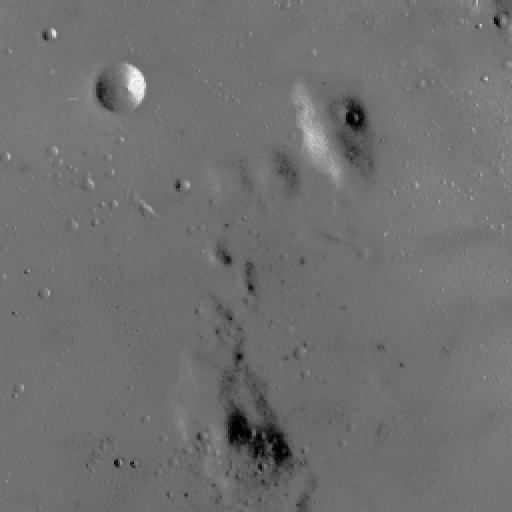
#> input picture skimage.data.moon(), 512 x 512 px
$ jupyter execute lab4.ipynb
#> lines starting #> are read from the running program, lines starting #| are printed output that depends on the picture; after the words box and inside, x2 and y2 are one past the last pixel; in counts of white or black regions, pixels touching at a corner belong together; long printed decimals are rounded
# Assignment 4

[cell 1]
import numpy as np
from  scipy import ndimage
import matplotlib.pyplot as plt
import skimage as ski
from matplotlib.colors import LogNorm
from skimage import data
import skimage.color as color
eps = 0.000000000000000000000000000000000000001 #to avoid devide by zero warning

## Exercise 1: Estimation of Noise

Select a grayscale image and convert it to a float.

[cell 2]
img = ski.util.img_as_float(data.moon())
imggr = color.rgb2gray(img)
plt.imshow(imggr, cmap='gray')

(a) Use the $\texttt{skimage.util.random$\_$noise}$ package to add the following noise distributions to the image:
* Gaussian
* Salt $\&$ Pepper
* Poisson

and display the image.

[cell 3]
imggr_noise_G = ski.util.random_noise(imggr,mode='gaussian')
imggr_noise_SP = ski.util.random_noise(imggr,mode='s&p')
imggr_noise_PO = ski.util.random_noise(imggr,mode='poisson')

[cell 4]
fig, axes = plt.subplots(1, 3, figsize=(15, 15))
ax = axes.ravel()

ax[0].imshow(imggr_noise_G, cmap ='gray')
ax[0].set_title("Gaussian")
ax[1].imshow(imggr_noise_SP, cmap ='gray')
ax[1].set_title("Salt & Pepper")
ax[2].imshow(imggr_noise_PO, cmap ='gray')
ax[2].set_title("Poisson")

(b) Plot the histograms of the region of interest (ROI) with a uniform backround in the image.

[cell 5]
fig, axes = plt.subplots(1,3,figsize = (20,5))
ax = axes.ravel()

ax[0].hist(imggr_noise_G[0:200,0:100].ravel(),bins=500,histtype='stepfilled', color='black')
ax[0].set_title("Gaussian")
ax[1].hist(imggr_noise_SP[0:200,0:100].ravel(),bins=500,histtype='stepfilled',color='black')
ax[1].set_title("Salt & Pepper")
ax[2].hist(imggr_noise_PO[0:200,0:100].ravel(),bins=500,histtype='stepfilled',color='black')
ax[2].set_title("Poisson")

(c)  Estimate the mean and variance of that noise in the ROI. What is the mathematical description of the mean and variance in this case?

### Answer:
#### Estimation
With the help of $\texttt{mean}$ and $\texttt{var}$ functions in $\texttt{Numpy}$, you can find the variance and mean value of any matrix. Moreover, we have to find the array for the noise, not the image and noise together so I have subtracted the original image from the noisy image to find that and showed the absolute values because I did not know which values are bigger.

[cell 6]
print ("Gaussian mean is:",np.mean(np.abs(imggr_noise_G[0:200,0:100] - imggr[0:200,0:100])))
#| Gaussian mean is: 0.07964
print ("Gaussian variance is:",np.var(np.abs(imggr_noise_G[0:200,0:100] - imggr[0:200,0:100])))
#| Gaussian variance is: 0.003651
print ("Salt and Pepper mean is:",np.mean(np.abs(imggr_noise_SP[0:200,0:100] - imggr[0:200,0:100])))
#| Salt and Pepper mean is: 0.0244
print ("Salt and Pepper varience is :", np.var (imggr_noise_SP[0:200,0:100] - imggr[0:200,0:100]))
#| Salt and Pepper varience is : 0.01235
print ("Poisson mean is:",np.mean(np.abs(imggr_noise_PO[0:200,0:100] - imggr[0:200,0:100])))
#| Poisson mean is: 0.0338
print ("Poisson varience is :", np.var (imggr_noise_PO[0:200,0:100] - imggr[0:200,0:100]))
#| Poisson varience is : 0.001794

#### Mathematical describtion:
Base the Table 5.1 page 214 the mathematical description of Gaussian and Salt and pepper functions are as below:

**Gaussian distribution:** Base on the formula for the Gaussian distribution function the variance and mean values are static. The default number for $\sigma^2 = b^{2}$ is 1 and $\mu\,\mathrm{(mean value) = a}$.

**Salt and pepper distribution:** for this function $\mu = (0)P_p+k(1-P_p-P_s) + (2^{n}-1)P_{s}$ and $\sigma^2=(0-m)^2P_p+(k+m)^2(1-P_p-P_s)+(2^n-1-m)^2P_s$

**Poisson distribution:** the pisson pdf function is $$Po(x)=\frac{\lambda^{x}e^{-\lambda}}{x!}$$ and with respect to Poisson article on wikipedia ([Link to the article](https://en.wikipedia.org/wiki/Poisson_distribution)) the mean and variance are both equal to $\lambda$

(d) Use the $\texttt{numpy.random}$ package and the functions therein to create the following noise distributions:
* uniform
* Lognormal
* Rayleigh

and add the noise to the image. Display the images and create the histograms of a ROI.

### Answer
First, we have to get the dimensions of your picture with $\texttt{.shape}$ function to make filter arrays with the same dimensions of original picture. After that, we make the random $\texttt{ndarrays}$ with the help of $\texttt{SciPy}$ random library. To apply the noise on the image we have to make a summation between the original image array and the noise array.

Moreover, after some try and error with $\sigma$ which stands for normal distribution of $\texttt{LogNormal}$ and $scale$ of $\texttt{Rayleigh}$ I came out with these numbers as the best result to display a visible image with the noise.

[cell 7]
#get the image shape
shape = imggr.shape
#> shape = (512, 512)

#apply random functions
unifrom = np.random.uniform(1,0,shape)
logNormal = np.random.lognormal(0,0.05,shape) #mean = 0, sigma = 1 as defaults
rayleigh = np.random.rayleigh (0.1,shape) #scale = 1 as default

[cell 8]
fig, axes = plt.subplots(1, 3, figsize=(15, 15))
ax = axes.ravel()

ax[0].imshow(imggr + unifrom, cmap ='gray')
ax[0].set_title("uniform")
ax[1].imshow(imggr + logNormal, cmap ='gray')
ax[1].set_title("LogNormal")
ax[2].imshow(imggr + rayleigh, cmap ='gray')
ax[2].set_title("Rayleigh")

(e) Take the image with $\texttt{Gaussian}$ noise and apply an appropriate filter to
remove that noise from the picture. Explain the idea behind the filter.

### Answer:
Base on page 323 section 5.3 in Digital image processing book (Gonzales 2008) the best way to filter Gaussian noise is to use Harmonic mean filter. To use this function with respect to equation 5.3-5 in the book, we have to find the $\sum g(s,t)^{-1}$ first.

To find $\sum g(s,t)^{-1}$ I used convolution method because if the mask matrix assumed as $I$ without any coefficient in any dimension, the result of convolution is $\sum g(s,t)^{-1}$. We can apply the other calculation on $\sum g(s,t)^{-1}$, later.

I used $3\times3$ mask for my filter. Thus, the $m=n=3$.

[cell 9]
m = n = 3
I_3 = np.ones((3,3))
print (I_3)

[cell 10]
g = 1/(imggr_noise_G + eps)
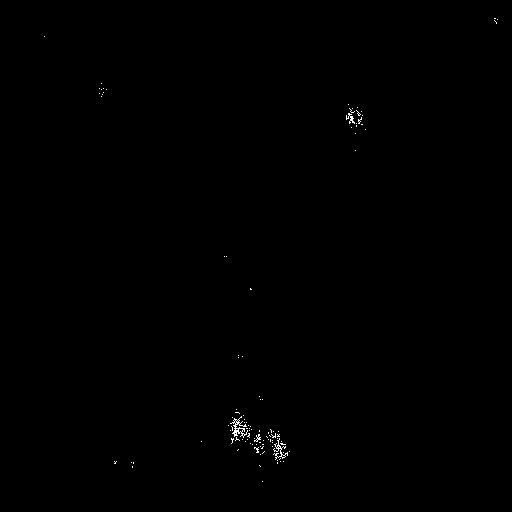
#> g: shape (512, 512) float64; min 1, max 1e+39, mean 1.91e+36; drawn with min black and max white
sigma_g = ndimage.convolve(g ,I_3)
f_hat = (m*n)/sigma_g

[cell 11]
fig, axes = plt.subplots(1, 2, figsize=(15, 15))
ax = axes.ravel()

ax[0].imshow(f_hat, cmap ='gray')
ax[0].set_title("Harmonic Filter")
ax[1].imshow(imggr_noise_G, cmap ='gray')
ax[1].set_title("Original with gaussian noise")

(f) Take the image with $\texttt{Salt $\&$ Pepper}$ noise and remove the noise with
a suitable kernel. Try different different parameter (mask, mode, ...). Explain the idea behind the filter.

### Answer:
Contraharmonic mean  filter is an option but it cannot filter salt and pepper simultaneously. The other option is the median filter because it only chooses the median intensity between all the neighbors in the mask and salt and pepper are minimum and maximum intensity. Thus, they never have the possibility to be a median and going to be eliminated after filter implementation.

[cell 12]
from skimage import filters
f = filters.median(imggr_noise_SP)
fig, axes = plt.subplots(1, 2, figsize=(15, 15))
ax = axes.ravel()

ax[0].imshow(f, cmap ='gray')
ax[0].set_title("Median filter")
ax[1].imshow(imggr_noise_SP, cmap ='gray')
ax[1].set_title("Original with Salt and Pepper noise")

## Exercise 2: Mean filter

(a)  Create an image with the following content: A black background
with the size of $256 \times 256$ pixels. In the middle there are nine
white stripes of 7 pixels width and 210 pixels height. The distance between the
white stripes should be 17 pixels.

[cell 13]
m_img = np.zeros((256,256))

m_img[23:233,56:63] = 1.
m_img[23:233,80:87] =1.
m_img[23:233,104:111] = 1.
m_img[23:233,128:135] = 1.
m_img[23:233,152:159] = 1.
m_img[23:233,176:183] = 1.
m_img[23:233,200:207] = 1.
plt.imshow(m_img, cmap='gray')

(b) Filter the image using a:
* $3\times3$ arithmetic mean filter,
* $7\times7$ arithmetic mean filter, and
* $9\times9$ arithmetic mean filter.

### Answer
Base on the definition of Arithmetic mean filter on lecture's slide page 37. You have to first make an array of ones with respect to the mask size that we want. After that, the convolution function from $\texttt{scipy.ndimage}$ is used to convolve the image with the filter.

[cell 14]
def arith_mean(img,size):
    my_filter = (np.ones((size,size)))/size
    img_filtered = ndimage.convolve(img,my_filter)
    return img_filtered

[cell 15]
img_f_3by3 = arith_mean(m_img,3)
img_f_7by7 = arith_mean(m_img,7)
img_f_9by9 = arith_mean(m_img,9)

[cell 16]
fig, axes = plt.subplots(1, 3, figsize=(15, 15))
ax = axes.ravel()

ax[0].imshow(img_f_3by3, cmap ='gray')
ax[0].set_title("3x3 filter")
ax[1].imshow(img_f_7by7, cmap ='gray')
ax[1].set_title("7x7 filter")
ax[2].imshow(img_f_9by9, cmap ='gray')
ax[2].set_title("9x9 filter")

(c)  At what filter size are the stripes no longer clearly resolved?

### Answer:
With respect to the resulting image, with 24x24 mask the boundaries of the strips are stand next to each other without any gap. Thus, you see the strips as a whole big stripe. Therefore, with the dimensions of the mask bigger than 24 the stripes are not resolved clearly.

[cell 17]
img_resolve = arith_mean(m_img,24)
plt.imshow(img_resolve, cmap='gray')
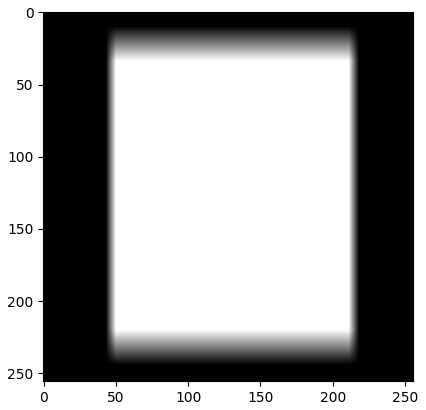
#> figure drawn by matplotlib, 1 panel

(d) Repeat step (b) with a geometric mean filter.

### Answer
#### First solution:
Convolution is only valid when there is a summation but the geometric mean filter is based on multiplication. Therefore, the log function is used to convert the multiplication to summation with respect to the attribute below:
$$\log{ab}=\log{a}+\log{b}$$
Then the values are changed back to their normal value with the use of log inverse function which $e^{x}$. Hence:
$$e^{\log{x}}=x$$
Finally, the (mn)th root of the values is calculated by $\texttt{numpy.power}$ function.

[cell 18]
def geo_mean(img,size):
    my_filter = (np.ones((size,size)))/size
    img_filtered = ndimage.convolve(np.log(img+eps),my_filter)
    img_filtered = np.exp(img_filtered)
    img_filtered = np.power(img_filtered,(1./size**2))
    return img_filtered

[cell 19]
img_f_3by3 = geo_mean(m_img,3)
img_f_7by7 = geo_mean(m_img,7)
img_f_9by9 = geo_mean(m_img,9)

[cell 20]
fig, axes = plt.subplots(1, 3, figsize=(15, 15))
ax = axes.ravel()

ax[0].imshow(img_f_3by3, cmap ='gray')
ax[0].set_title("3x3 filter")
ax[1].imshow(img_f_7by7, cmap ='gray')
ax[1].set_title("7x7 filter")
ax[2].imshow(img_f_9by9, cmap ='gray')
ax[2].set_title("9x9 filter")

#### second solution:
Here the function geometric mean is called and in order to make the mask, we can use the square morphological structure from the $\texttt{skimage.morphology}$ module.

[cell 21]
from skimage import morphology
sq3 = morphology.square(3)
sq7 = morphology.square(7)
sq9 = morphology.square(9)
img_f_3by3 = ski.filters.rank.geometric_mean(m_img,sq3)
img_f_7by7 = ski.filters.rank.geometric_mean(m_img,sq7)
img_f_9by9 = ski.filters.rank.geometric_mean(m_img,sq9)

[cell 22]
fig, axes = plt.subplots(1, 3, figsize=(15, 15))
ax = axes.ravel()

ax[0].imshow(img_f_3by3, cmap ='gray')
ax[0].set_title("3x3 filter")
ax[1].imshow(img_f_7by7, cmap ='gray')
ax[1].set_title("7x7 filter")
ax[2].imshow(img_f_9by9, cmap ='gray')
ax[2].set_title("9x9 filter")

(e) Repeat step (b) with a harmonic mean filter.

[cell 23]
def harmonic_mean(img,size):
    my_filter = (np.ones((size,size)))/size
    img_filtered = ndimage.convolve((img**-1),my_filter)
    img_filtered = (size**2/img_filtered) + eps
    return img_filtered

[cell 24]
img_f_3by3 = harmonic_mean(m_img,3)
img_f_7by7 = harmonic_mean(m_img,7)
img_f_9by9 = harmonic_mean(m_img,9)

[cell 25]
fig, axes = plt.subplots(1, 3, figsize=(15, 15))
ax = axes.ravel()

ax[0].imshow(img_f_3by3, cmap ='gray')
ax[0].set_title("3x3 filter")
ax[1].imshow(img_f_7by7, cmap ='gray')
ax[1].set_title("7x7 filter")
ax[2].imshow(img_f_9by9, cmap ='gray')
ax[2].set_title("9x9 filter")
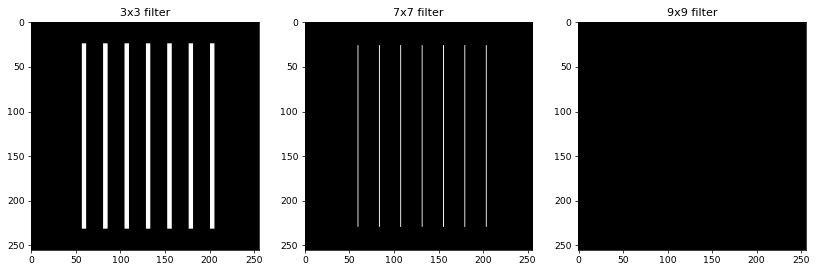
#> figure drawn by matplotlib, 3 panels

(f)  Describe what happens while applying the different filters to the image.

## Exercise 3: Periodic Noise

(a) Load in the image $\texttt{moon$\_$noise.png}$ and convert the image to a float. Filter the image with a band-reject filter. Display the unfiltered image, the  image in frequency domain, the shape of the band-reject filter, an image of the noise, and the filtered image.

### Answer:
Here the ideal band-reject filter is used. Because it is more straight forward and simpler to code.

After Making the mesh gird with the same instructions from *lab3*, the band-reject filter function is introduced with a background of value 1 and ring of value 0 as below. You can find the $D0$ and $W$ with some try and error to cover the noise spots which are demonstrated in pictures. Since there are so many other noisy spots in the image there is not any chance to make the image perfect only with a band-reject filter.

[cell 26]
#to omport the image
from skimage import io
moon_noise = ski.img_as_float(io.imread('moon_noise.png'))
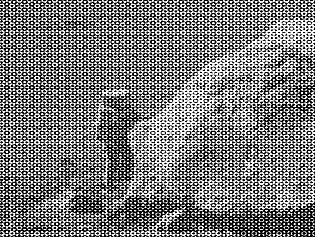
#> input picture lab4/moon_noise.png, 315 x 237 px
#> moon_noise: shape (237, 315) float64; min 0, max 1, mean 0.483
moon_noise = ski.util.img_as_float(moon_noise)
gr_moon_noise = color.rgb2gray(moon_noise)
plt.imshow(gr_moon_noise, cmap='gray')

[cell 27]
#define BR filter
from scipy import fftpack as ft
from matplotlib.colors import LogNorm

def filter_implement (H,img):
    shift = ft.fftshift(H)
    Himg = img*shift
    reverse = ft.ifft2(Himg)
    return np.abs(reverse)

def dftuv(M,N):
    u = np.arange(0,M)
    v = np.arange(0,N)
    idx = np.where( u > (M/2) )
    idy = np.where( v > (N/2) )
    u[idx] = u[idx]-M
    v[idy] = v[idy]-N
    [V,U] = np.meshgrid(v,u)
    return(U, V)

def ideal_bpfilter(U,V,D0,W):
    s = U.shape
    D = np.sqrt(U**2 + V**2)
    H = np.ones((s[0], s[1]))
    H[np.where(D <= D0 + (W/2))]=0
    H[np.where(D <= D0 - (W/2))]=1
    return (H)

s = gr_moon_noise.shape
#> s = (237, 315)
M = s[0]
#> M = 237
N = s[1]
#> N = 315
print (gr_moon_noise.shape)
#| (237, 315)

[cell 28]
D0 =90
W = 10
[U,V] = dftuv(M, N)
brfilter = ideal_bpfilter(U,V,D0,W)
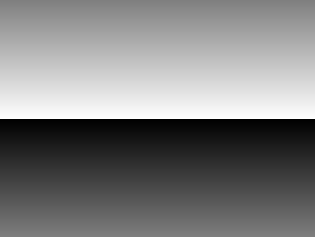
#> U: shape (237, 315) int64; min -118, max 118, mean 0; drawn with min black and max white

[cell 29]
fft_grMoon = ft.fft2(gr_moon_noise)
sfft_grMoon = ft.fftshift(fft_grMoon)
sfft_filter = ft.fftshift(brfilter)
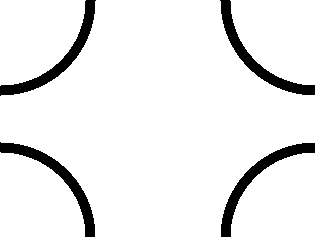
#> brfilter: shape (237, 315) float64; values 0 (black) and 1 (white), 92.4% white; 4 black regions, box (x1, y1, x2, y2) and area: (0, 0, 96, 96) 1421, (220, 0, 315, 95) 1411, (0, 142, 95, 237) 1411, (221, 143, 315, 237) 1401
filtered_grMoon = sfft_grMoon * sfft_filter
ifft_grMoon = ft.ifft2(filtered_grMoon)

fig, axes = plt.subplots(2, 2, figsize=(15, 15))
ax = axes.ravel()

ax[0].imshow(np.abs(sfft_grMoon),
             norm=LogNorm(vmin=90, vmax=100000),
             cmap='gray')
ax[0].set_title("Image in Fourier space")
ax[1].imshow(np.abs(sfft_filter),
             norm=LogNorm(vmin=1, vmax=100000),
             cmap='gray')
ax[1].set_title("Filter in Fourier space")
ax[2].imshow(np.abs(filtered_grMoon),
             norm=LogNorm(vmin=1, vmax=100000),
             cmap='gray')
ax[2].set_title("Filtered image")
ax[3].imshow(np.abs(ifft_grMoon), cmap='gray')
ax[3].set_title("Filtered image")
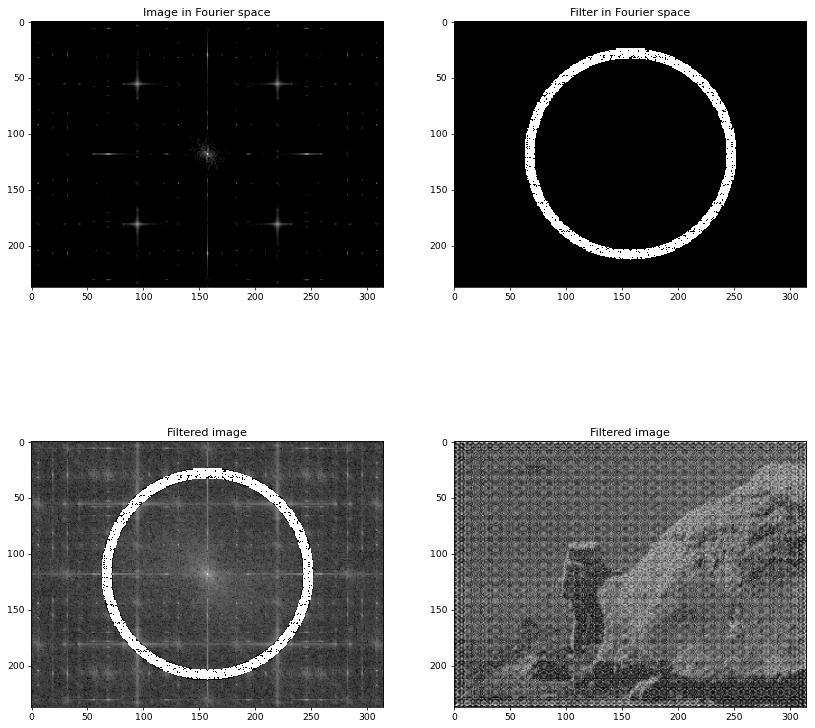
#> figure drawn by matplotlib, 4 panels

## Exercise 4: Wiener Filter

(a) Define a point spread function (PSF) and convolve the PSF with an grayscale image of your choice to create a blured image. Explain what the PSF is.

### Aswer:
The mean filter with the mask of 5x5 is assumed as the PSF function. The noise which has added is Gaussian and after some try and error, Wiener filter with $K = 1.5$ makes the best result. $K$ is the ratio between the power spectrum of noise and undegraded image - [scikit-image documentation](https://scikit-image.org/docs/stable/api/skimage.filters.html#wiener).

[cell 30]
img = ski.util.img_as_float(data.chelsea())
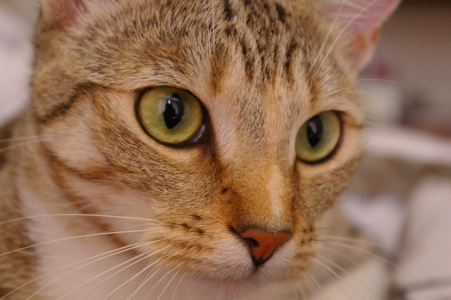
#> input picture skimage.data.chelsea(), 451 x 300 px
#> img: shape (300, 451, 3) float64
imggr = color.rgb2gray(img)
psf = np.ones((5, 5)) / 25
psf_imggr = ndimage.convolve(imggr,psf)

[cell 31]
fig, axes = plt.subplots(1,2, figsize=(15, 15))
ax = axes.ravel()

ax[0].imshow(imggr, cmap ='gray')
ax[0].set_title("Original")
ax[1].imshow(psf_imggr, cmap ='gray')
ax[1].set_title("PSF Convolved")

(b) Add an additive noise to the image.

[cell 32]
psfAndNoise_imggr = ski.util.random_noise(psf_imggr,mode='gaussian')
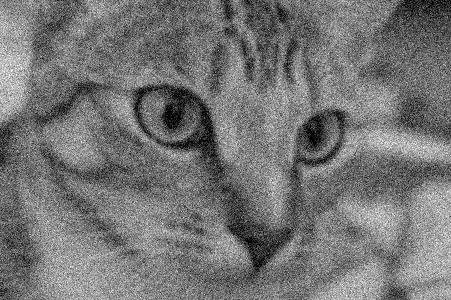
#> psfAndNoise_imggr: shape (300, 451) float64; min 0, max 1, mean 0.46

[cell 33]
fig, axes = plt.subplots(1,2, figsize=(15, 15))
ax = axes.ravel()

ax[0].imshow(imggr, cmap ='gray')
ax[0].set_title("Original")
ax[1].imshow(psfAndNoise_imggr, cmap ='gray')
ax[1].set_title("PSF+Noise Convolved")

(c) Apply a $\texttt{Wiener Filter}$ to restore the image.

[cell 34]
wiener_imggr = ski.restoration.wiener(psfAndNoise_imggr,psf,1.5)
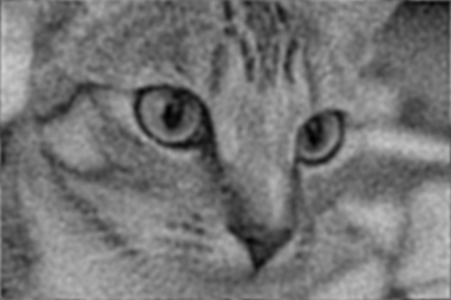
#> wiener_imggr: shape (300, 451) float64; min 0.00214, max 0.821, mean 0.46

fig, axes = plt.subplots(1,2, figsize=(15, 15))
ax = axes.ravel()

ax[0].imshow(psfAndNoise_imggr, cmap ='gray')
ax[0].set_title("PSF+Noise Convolved")
ax[1].imshow(wiener_imggr, cmap ='gray')
ax[1].set_title("Wierner filter")
